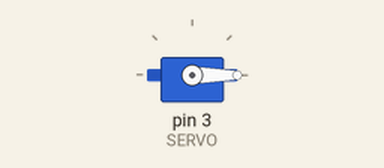
A sketch run on a simulated Arduino Uno, built with avr-gcc and run on an emulated ATmega328P. Shown: servo.

Above: at 0.05 s.
At 1.15 s:
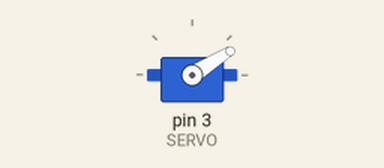
At 2.05 s:
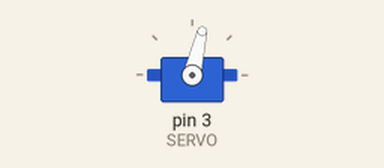
At 4.1 s:
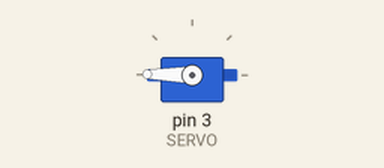
Timing chart, 0 to 5.4 s (numbered marks = the images above):
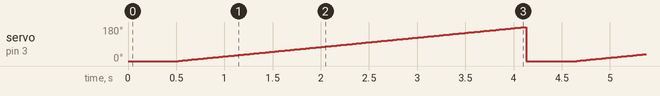

The sketch:

05-movendo_servo_motor_com_for.ino
```cpp
#include "Servo.h"

#define SERVO 3

Servo s;
int pos;

//VarSpeedServo servo;

void setup() {
  s.attach(SERVO); // Inicializando o servo "s"
  s.write(90);  //Quantos graus ficará a posição do motor (de 0 até 180)
}

void loop() {


  for (   pos = 0;     pos <= 180;       pos = pos + 1    ){
    s.write (pos);
    delay (20);

    if (pos == 0){
      delay(500);
    }

  }

}
```

Measured:
- by itself, servo on pin 3 (SERVO): ramps from 0° to 180° and jumps back, once every 4.1 s
